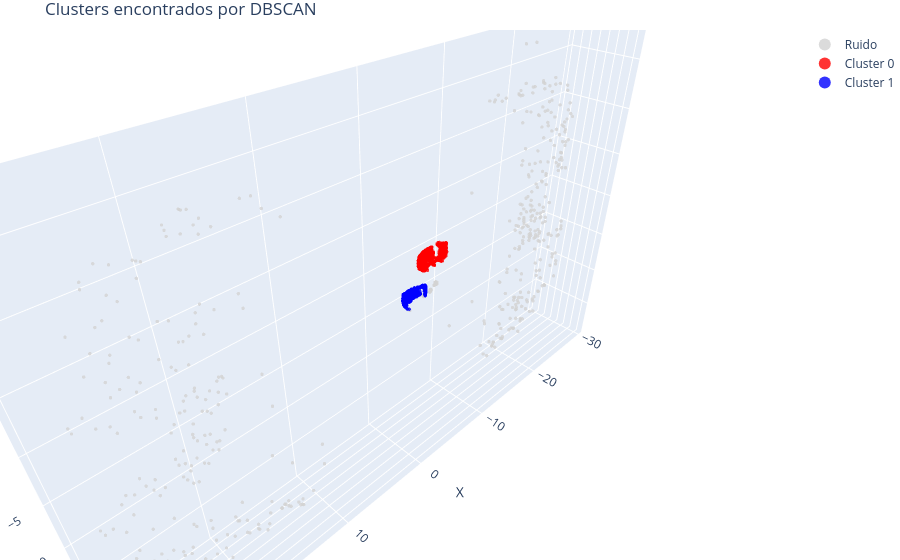

This figure's notebook cell:
### Markdown cell above
### 6.3 Dataset coche_coche.csv

### Code cell
df = pd.read_csv('data/coche_coche.csv')
df_vehiculos_limpio = sustraer_fondo(limpiar_puntos(df), tree_fondo)
coords = df_vehiculos_limpio[['x', 'y', 'z']].values
labels = dbscan(df_vehiculos_limpio, eps_val=0.5, min_samples_val=20)
plot_clusters(coords, labels)

### Figure 1 — Plotly figure (JSON) as saved in the notebook; plotly's stock layout.template omitted (floating-point values rounded to 4 significant figures; data arrays with more than 128 entries replaced by an {"elided": "..."} marker saying what was removed)
{"data": [{"marker": {"color": "lightgray", "opacity": 0.8, "size": 2}, "mode": "markers", "name": "Ruido", "type": "scatter3d", "x": {"elided": "507 float values"}, "y": {"elided": "507 float values"}, "z": {"elided": "507 float values"}}, {"marker": {"color": "red", "opacity": 0.8, "size": 2}, "mode": "markers", "name": "Cluster 0", "type": "scatter3d", "x": {"elided": "1263 float values"}, "y": {"elided": "1263 float values"}, "z": {"elided": "1263 float values"}}, {"marker": {"color": "blue", "opacity": 0.8, "size": 2}, "mode": "markers", "name": "Cluster 1", "type": "scatter3d", "x": {"elided": "785 float values"}, "y": {"elided": "785 float values"}, "z": {"elided": "785 float values"}}], "layout": {"legend": {"itemsizing": "constant"}, "margin": {"b": 0, "l": 0, "r": 0, "t": 30}, "scene": {"aspectmode": "data", "xaxis": {"title": {"text": "X"}}, "yaxis": {"title": {"text": "Y"}}, "zaxis": {"title": {"text": "Z"}}}, "title": {"text": "Clusters encontrados por DBSCAN"}}}
